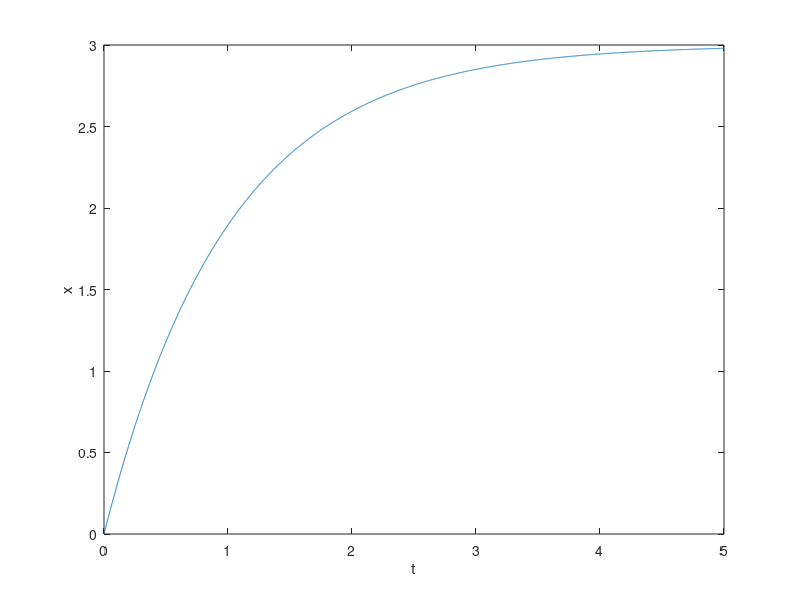

Source code (MATLAB):
function first_oder_ode

% SOLVE  dx/dt = -3 exp(-t).  
% initial conditions: x(0) = 0

t=0:0.001:5;   % time scalex
initial_x=0;

[t,x]=ode45( @rhs, t, initial_x);

plot(t,x);
xlabel('t'); ylabel('x');

    function dxdt=rhs(t,x)
        dxdt = 3*exp(-t);
    end
end